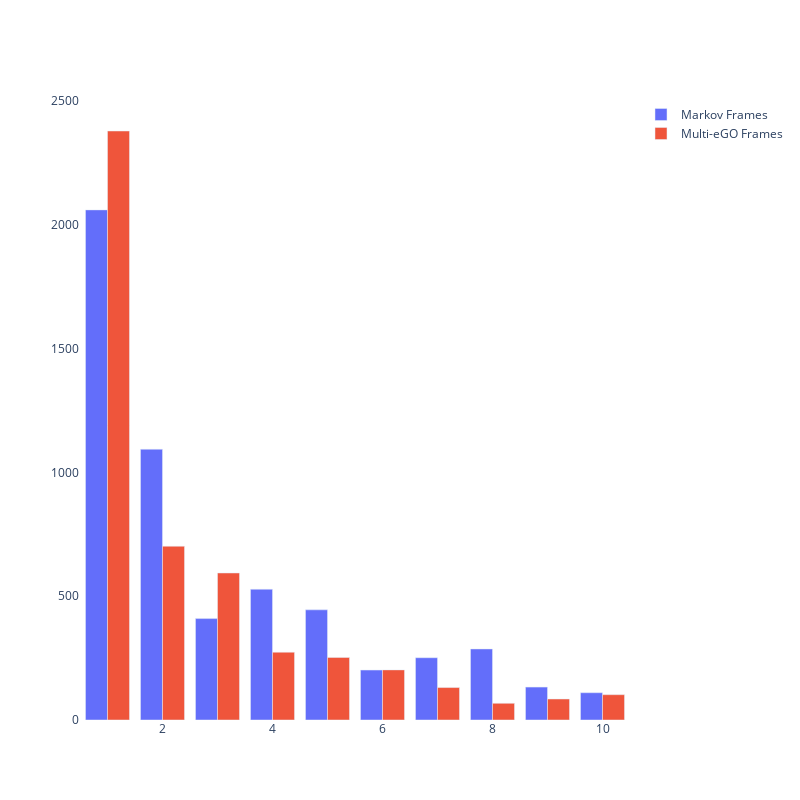

Notebook cell for this chart:
### Code cell
fig = go.Figure()

nclust = 11
nclust_list = list(range(1, nclust))

markov_nclust_norm, me_nclust_norm = [], []
for n in range(1, nclust):
    markov_nclust_norm.append(greta310_probability_dict[n][0])
    me_nclust_norm.append(greta310_probability_dict[n][1])

fig.add_trace(go.Bar(x=nclust_list, y=markov_nclust_norm, name='Markov Frames'))
fig.add_trace(go.Bar(x=nclust_list, y=me_nclust_norm, name='Multi-eGO Frames'))
fig.update_layout(height=800, width=800, plot_bgcolor='white')
fig

### Figure 1 — Plotly figure (JSON) as saved in the notebook; plotly's stock layout.template omitted (floating-point values rounded to 4 significant figures)
{"data": [{"name": "Markov Frames", "type": "bar", "x": [1, 2, 3, 4, 5, 6, 7, 8, 9, 10], "y": [2060.0, 1093.0, 409.5, 527.9, 444.8, 201.6, 251.5, 286.8, 133.0, 110.2]}, {"name": "Multi-eGO Frames", "type": "bar", "x": [1, 2, 3, 4, 5, 6, 7, 8, 9, 10], "y": [2378.0, 701.5, 593.6, 273.7, 252.5, 202.4, 131.1, 67.45, 84.8, 102.1]}], "layout": {"height": 800, "plot_bgcolor": "white", "width": 800}}
